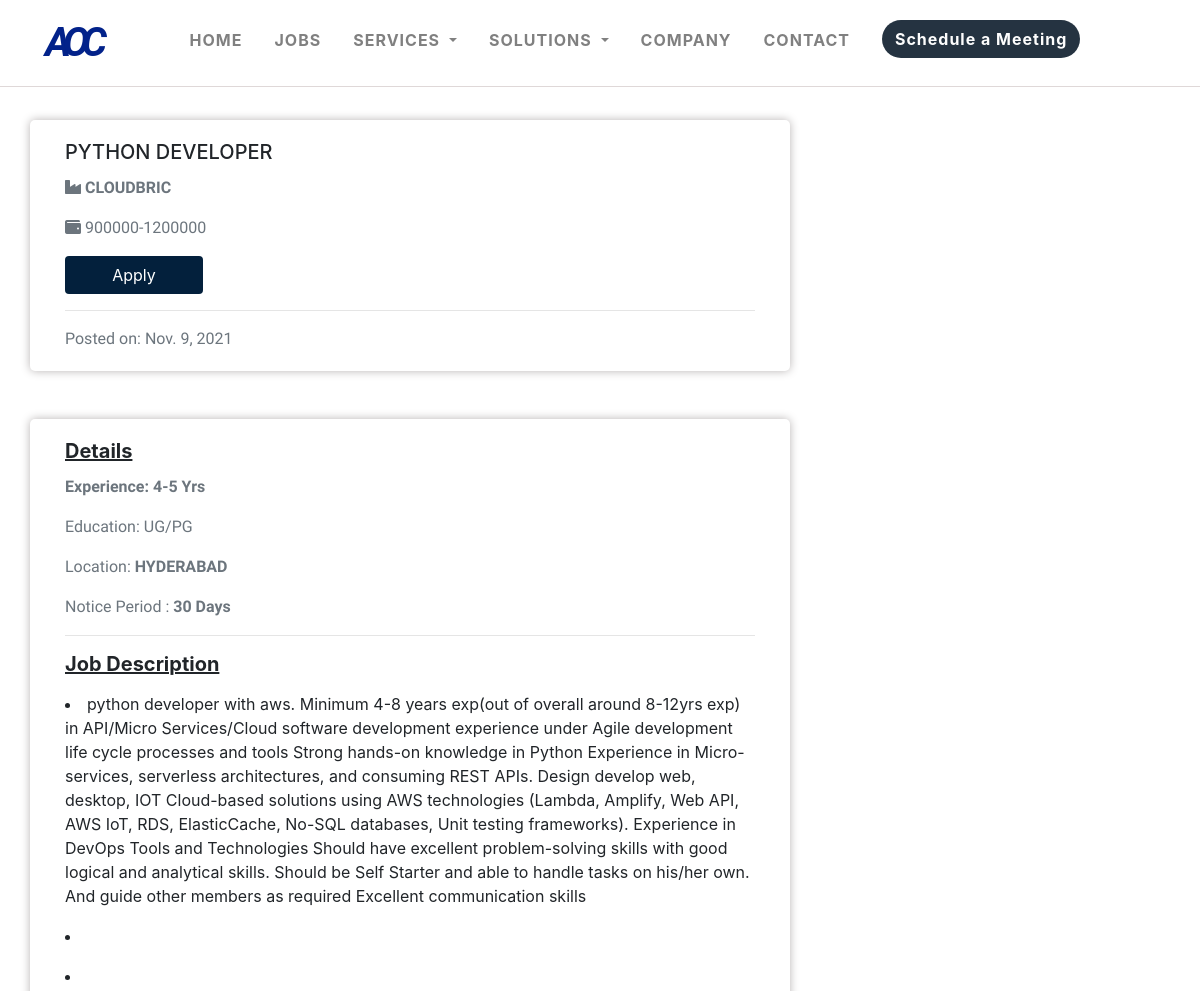
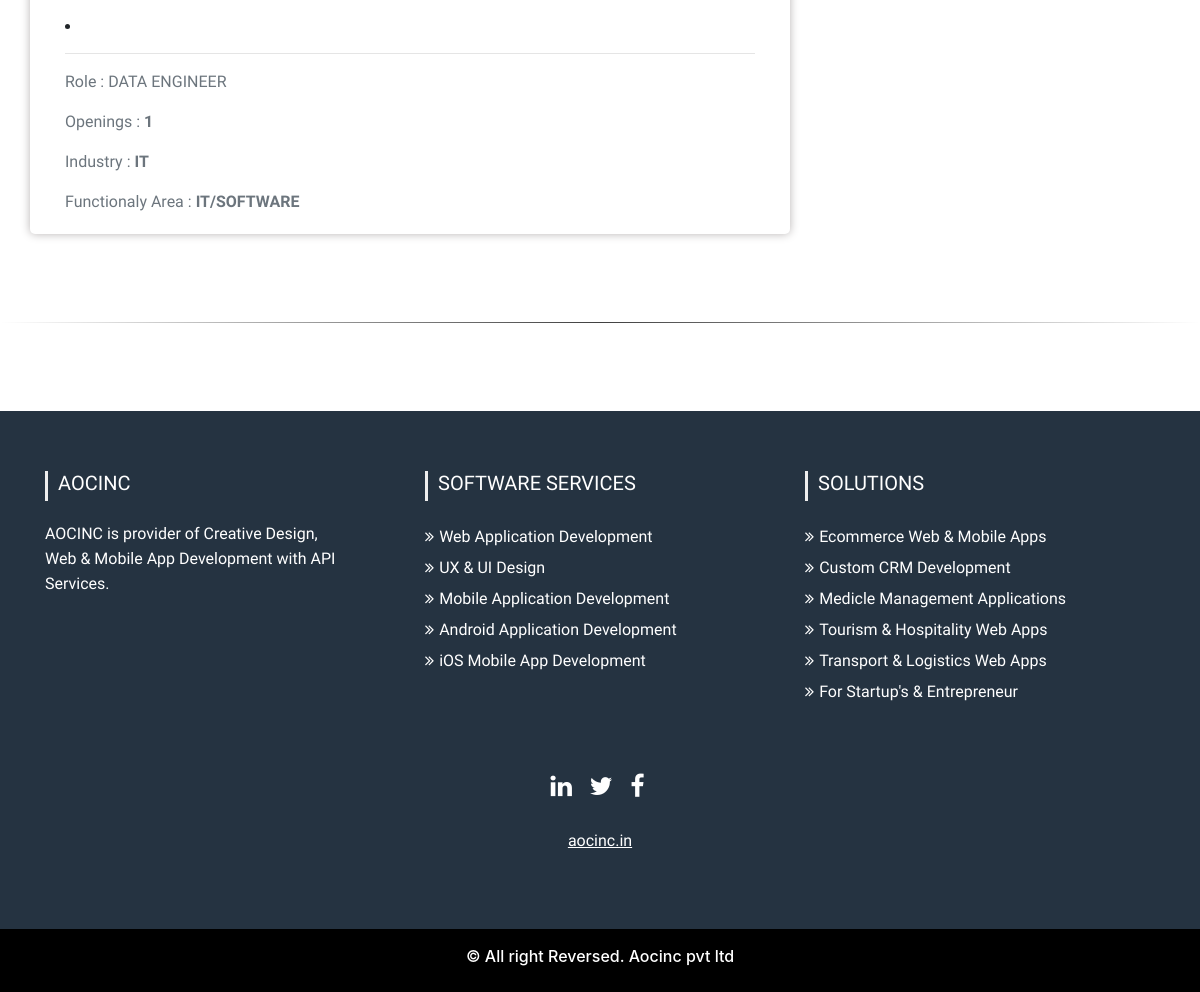
The app's page /JobDetial/8/ with its own data (2 pictures, top to bottom).
### JobsApp/models.py (models this page shows)
class Job_Upload(models.Model):
    Designation = models.CharField(max_length = 250)
    Education   = models.CharField(max_length = 250,default = 'UG/PG')
    Location    = models.CharField(max_length = 250)
    Client_Name = models.CharField(max_length = 250)
    Functional_Area = models.CharField(max_length = 250)
    Industry    = models.CharField(max_length = 250)
    Experience  = models.CharField(max_length = 250)
    Job_Description = models.TextField()
    Job_Description1 = models.TextField(default='')
    Job_Description2 = models.TextField(default='')
    Job_Description3 = models.TextField(default='')
    Rate_Card   = models.CharField(max_length = 250)
    Salary_LPA  = models.CharField(max_length = 250)
    Notice_Period = models.CharField(max_length = 250)
    Openings    = models.CharField(max_length = 250,default=1)
    Role        = models.CharField(max_length = 250,default='')
    Posted_On    = models.DateTimeField(default=timezone.now)

### JobsApp/views.py (the view, shortened to what this page needs)
# urls.py: path('JobDetial/<int:id>/',views.Jobs_Details_View, name = 'JobDetail')
def Jobs_Details_View(request,id=None):
    template = 'JobsApp/Jobs_Detials.html'
    JobDetail = Job_Upload.objects.get(id = id)
    context  = {
        'JobDetail':JobDetail,
    }
    return render(request,template,context)

### JobsApp/templates/JobsApp/Jobs_Detials.html (shortened to what this page needs)
{% extends 'Aoc_Business_LandingApp/base.html' %}
{% load static %}
{% load crispy_forms_tags %}
{% load CountDays %}
{% block content %}
<br><br><br><br><br>
<div class="container">
    <div class="row">
        <div class="col-sm-8" id="jobDetail-div">
            <div class="card">
                <div class="card-body">
                    <h5 class="card-title">{{ JobDetail.Designation|upper }}</h5>
                    <p class="card-text text-secondary font-weight-bold"><i class="fas fa-industry"></i> {{ JobDetail.Client_Name|upper}}</p>
                    <p class="card-text text-secondary"><i class="fas fa-wallet"></i> {{ JobDetail.Salary_LPA }}</p>
                    <a href="#"  id="jobDetail-Apply" class="btn btn" data-toggle="modal" data-target="#exampleModal">Apply</a> <hr>
                    <p class="card-text text-secondary"> Posted on:  {{ JobDetail.Posted_On|date }} </p>
                </div>
            </div>
        </div>
    </div>
</div>
<br><br>
<div class="container">
    <div class="row">
        <div class="col-sm-8" id="jobDetail-div">
            <div class="card">
                <div class="card-body">
                    <h5 class="card-title font-weight-bold "> <u> Details </u></h5>
                    <p class="card-text text-secondary font-weight-bold"> Experience: {{ JobDetail.Experience }} Yrs</p>
                    <p class="card-text text-secondary">
                        Education: {{ JobDetail.Education }}
                    </p>
                    <p class="card-text text-secondary">
                        Location: <b> {{ JobDetail.Location }} </b>
                    </p>
                    <p class="card-text text-secondary">
                        Notice Period : <b> {{ JobDetail.Notice_Period }} </b>
                    </p>
                    <hr>
                    <h5 class="card-title font-weight-bold "> <u> Job Description </u></h5>
                    <p class="card-text text-secondary">
                        <li>
                        {{ JobDetail.Job_Description }}
                        </li>
                    </p>
                    <p class="card-text text-secondary">
                        <li>
                        </li>
                    </p>
                    <p class="card-text text-secondary">
                        <li>
                        </li>
                    </p>
                    <p class="card-text text-secondary">
                        <li>
                        </li>
                    </p>
                    <hr>
                    <p class="card-text text-secondary">
                        Role : {{ JobDetail.Role }}
                    </p>
                    <p class="card-text text-secondary">
                        Openings : <b> {{ JobDetail.Openings }} </b>
                    </p>
                    <p class="card-text text-secondary">
                        Industry : <b> {{ JobDetail.Industry }} </b>
                    </p>
                    <p class="card-text text-secondary">
                        Functionaly Area : <b> {{ JobDetail.Functional_Area }} </b>
                    </p>
                </div>
            </div>
        </div>
    </div>
</div>
<br><br><br>
<hr id="JobListAfter">
<br><br><br>
{% include 'Aoc_Business_LandingApp/footer.html' %}
{% endblock %}

### static/css/style.css (style rules this page uses)
body,html { overflow-x: initial !important; }
h1.h2,h3,h4,h5,h6,p,small { font-family: 'Maven Pro', sans-serif; }
.fourth-div h1,p { color:rgb(255, 255, 255); font-family: 'Maven Pro', sans-serif; }
html { scroll-behavior: smooth; }
#jobDetail-div { box-shadow: 0 0 10px rgb(184, 180, 180); border-radius: 5px; }
#jobDetail-div .card { border: none; }
#jobDetail-Apply { background: #03203C; color: #fff; width: 20%; }
#JobListAfter { border: 0; height: 1px; background-image: linear-gradient(to right, rgba(0, 0, 0, 0), rgba(0, 0, 0, 0.75), rgba(0, 0, 0, 0)); }

### records on screen
Job_Upload: Designation "PYTHON DEVELOPER", Client_Name "CLOUDBRIC", Salary_LPA "900000-1200000", Posted_On "Nov. 9, 2021", Experience "4-5", Education "UG/PG", Location "HYDERABAD", Notice_Period "30 Days", Job_Description "python developer with aws. Minimum 4-8 years exp(out of overall around 8-12yrs exp) in API/Micro Services/Cloud software development experience under Agile development life cycle processes and tools Strong hands-on knowledge in Python Experience in Micro-services, serverless architectures, and consuming REST APIs. Design develop web, desktop, IOT Cloud-based solutions using AWS technologies (Lambda, Amplify, Web API, AWS IoT, RDS, ElasticCache, No-SQL databases, Unit testing frameworks). Experience in DevOps Tools and Technologies Should have excellent problem-solving skills with good logical and analytical skills. Should be Self Starter and able to handle tasks on his/her own. And guide…", Role "DATA ENGINEER", Openings "1", Industry "IT", Functional_Area "IT/SOFTWARE"
